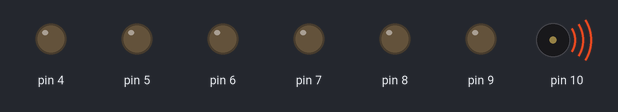
Simulated run of this sketch. Board: Arduino Uno, built with avr-gcc and run on an emulated ATmega328P. Parts: output pins drawn as LEDs (lit = HIGH), buzzer (waves = sounding).

Above: at 0.1 s.
Timing chart, 0 to 1.6 s (numbered marks = the images above):
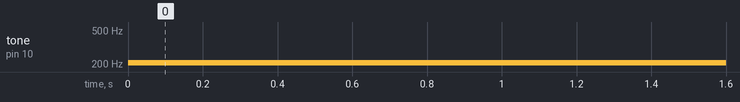

Measured:
- by itself, tone on pin 10: silent → 207 Hz at 0.00 s

The sketch:

basic_potentiometer.ino
```cpp
void setup() {

 pinMode(4, OUTPUT);
 pinMode(5, OUTPUT);
 pinMode(6, OUTPUT);
 pinMode(7, OUTPUT);
 pinMode(8, OUTPUT);
 pinMode(9, OUTPUT);
 pinMode(10, OUTPUT);


}

void loop() {

tone(10, 277.18, 100);
tone(10, 220, 100);
tone(10, 207, 100);
}
```
